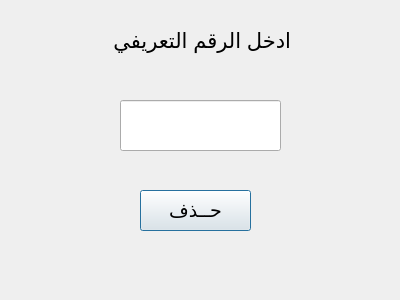
<?xml version="1.0" encoding="UTF-8"?>
<ui version="4.0">
 <class>Remove</class>
 <widget class="QDialog" name="Remove">
  <property name="geometry">
   <rect>
    <x>0</x>
    <y>0</y>
    <width>400</width>
    <height>300</height>
   </rect>
  </property>
  <property name="windowTitle">
   <string>حذف طالب</string>
  </property>
  <widget class="QLineEdit" name="lineEdit">
   <property name="geometry">
    <rect>
     <x>120</x>
     <y>100</y>
     <width>161</width>
     <height>51</height>
    </rect>
   </property>
  </widget>
  <widget class="QLabel" name="label">
   <property name="geometry">
    <rect>
     <x>110</x>
     <y>10</y>
     <width>181</width>
     <height>61</height>
    </rect>
   </property>
   <property name="font">
    <font>
     <pointsize>16</pointsize>
    </font>
   </property>
   <property name="text">
    <string>ادخل الرقم التعريفي</string>
   </property>
  </widget>
  <widget class="QPushButton" name="pushButton">
   <property name="geometry">
    <rect>
     <x>140</x>
     <y>190</y>
     <width>111</width>
     <height>41</height>
    </rect>
   </property>
   <property name="font">
    <font>
     <pointsize>14</pointsize>
    </font>
   </property>
   <property name="text">
    <string>حــذف</string>
   </property>
  </widget>
  <widget class="QLabel" name="label_2">
   <property name="geometry">
    <rect>
     <x>30</x>
     <y>240</y>
     <width>341</width>
     <height>41</height>
    </rect>
   </property>
   <property name="font">
    <font>
     <pointsize>12</pointsize>
    </font>
   </property>
   <property name="text">
    <string/>
   </property>
   <property name="scaledContents">
    <bool>true</bool>
   </property>
   <property name="alignment">
    <set>Qt::AlignCenter</set>
   </property>
   <property name="wordWrap">
    <bool>true</bool>
   </property>
  </widget>
 </widget>
 <resources/>
 <connections/>
</ui>
